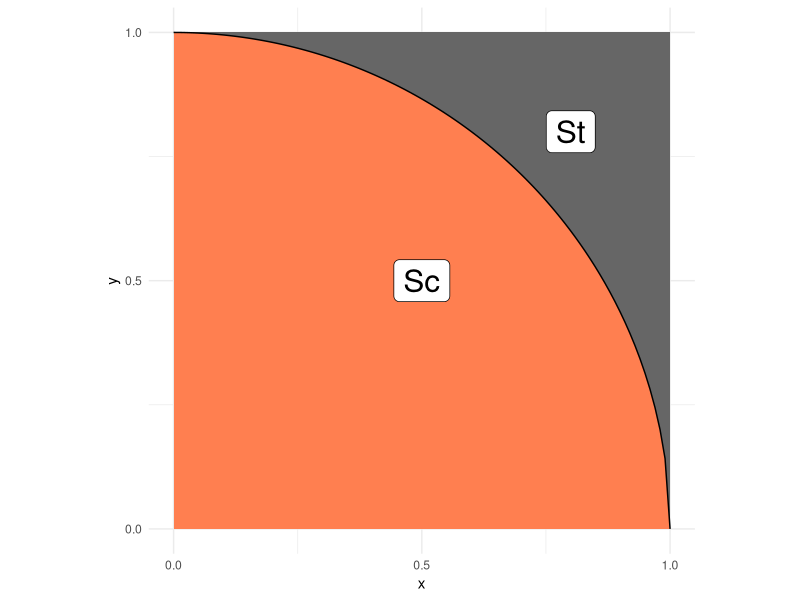
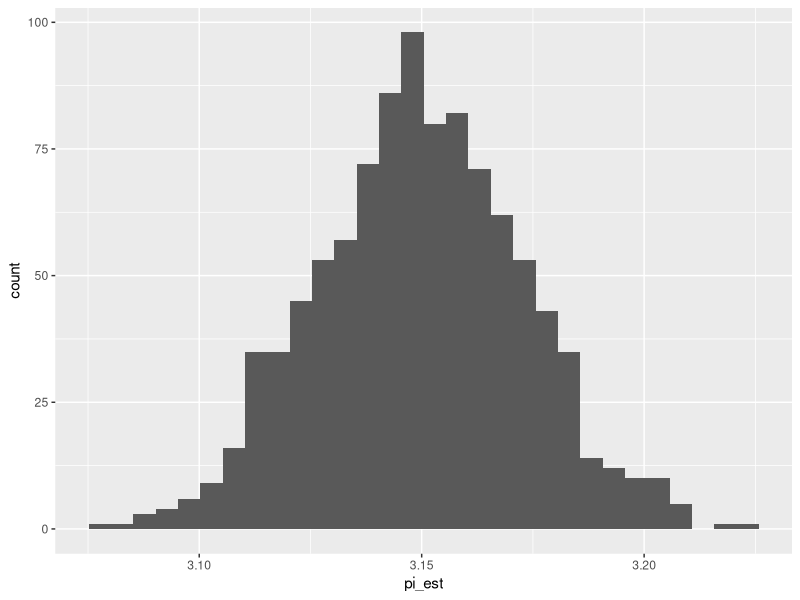

The R script that drew these images, in order:
## ---- chunk 1
library(tidyverse)
library(rsample)
## ---- chunk 2
## NOTE: No need to edit; this visual helps explain the pi estimation scheme
tibble(x = seq(0, 1, length.out = 100)) %>%
  mutate(y = sqrt(1 - x^2)) %>%

  ggplot(aes(x, y)) +
  annotate(
    "rect",
    xmin = 0, ymin = 0, xmax = 1, ymax = 1,
    fill = "grey40",
    size = 1
  ) +
  geom_ribbon(aes(ymin = 0, ymax = y), fill = "coral") +
  geom_line() +
  annotate(
    "label",
    x = 0.5, y = 0.5, label = "Sc",
    size = 8
  ) +
  annotate(
    "label",
    x = 0.8, y = 0.8, label = "St",
    size = 8
  ) +
  scale_x_continuous(breaks = c(0, 1/2, 1)) +
  scale_y_continuous(breaks = c(0, 1/2, 1)) +
  theme_minimal() +
  coord_fixed()
## ---- chunk 3
## TASK: Choose a sample size and generate samples
set.seed(42)
n <- 5000
x <- runif(n)
y <- runif(n)
df_q1 <- tibble(x, y)
## ---- chunk 4
## NOTE: Do not edit this code
# Correct sample size
assertthat::assert_that(
  dim(df_q1) %>% 
    .[[1]] == n,
  msg = "The sample size should be `n`"
)
# Correct column names
assertthat::assert_that(
  setequal(names(df_q1), c("x", "y")),
  msg = "df_q1 must include the columns `x` and `y`"
)
print("Good")
## ---- chunk 5
## TASK: Finish implementing this function
stat <- function(x, y) {
  # TODO: Finish implementing this function
  4 * (x^2 + y^2 <= 1)
}
stat(0, 0)
stat(1, 1)
stat(0.5, 0.5)
## ---- chunk 6
## TASK: Finish writing these assert statements

# Check the value for points *inside* the circle
assertthat::assert_that(
  tibble(x = 0, y = 0) %>% # Pick a point *inside* the circle
    mutate(stat = stat(x, y)) %>% 
    pull(stat) %>% 
    .[[1]] == 4,
  # ???, # Write the correct value of stat() here
  msg = "Incorrect value when a point is inside the circle"
)

# Check the value for points *outside* the circle
assertthat::assert_that(
  tibble(x = 1, y = 1) %>% # Pick a point *outside* the circle
    mutate(stat = stat(x, y)) %>% 
    pull(stat) %>% 
    .[[1]] == 0,
  # ???, # Write the correct value of stat() here
  msg = "Incorrect value when a point is outside the circle"
)
print("Your assertions passed, but make sure they're checking the right thing!")
## ---- chunk 7
## TASK: Estimate pi using your data from q1
df_q3 <- 
  df_q1 %>% 
  # TODO: Estimate pi as the column `pi_est`
  summarize(pi_est = mean(stat(x,y)))
df_q3
## ---- chunk 8
## NOTE: Do not edit this code
# Correct sample size
assertthat::assert_that(
  dim(df_q3) %>% 
    .[[1]] == 1,
  msg = "This result should have just one row"
)
# Correct column names
assertthat::assert_that(
  setequal(names(df_q3), c("pi_est")),
  msg = "df_q3 must include the column `pi_est`"
)
print("Good")
## ---- chunk 9
## TASK: Finish the code below
set.seed(42)
df_q4 <- 
  df_q1 %>% 
  bootstraps(., times = 1000) %>% 
  mutate(
    pi_est = map_dbl(
      splits,
      function(split_df) {
        analysis(split_df) %>% 
          # Estimate pi (pi_est) using the resampled data;
          # this should be *identical* to the
          # code you wrote for q3
          summarize(pi_est = mean(stat(x,y))) %>%
          pull(pi_est)
      }
    )
  )

## NOTE: Do not edit; use this to visualize your results
df_q4 %>% 
  ggplot(aes(pi_est)) +
  geom_histogram()
## ---- chunk 10
## TASK: Compute a bootstrap confidence interval at the 95% level (alpha = 0.05)
alpha <- 0.05
df_q5 <- 
  df_q4 %>% 
  summarize(
    # TODO: Compute pi_lo and pi_up
    pi_lo = quantile(pi_est, alpha / 2),
    pi_up = quantile(pi_est, 1 - alpha / 2),
  )

df_q5
## ---- chunk 11
  df_q1 %>%
  summarize(
    pi_est = mean(stat(x, y)),
    se = sd(stat(x,y)) / sqrt(n),
    pi_lo = pi_est - qnorm( 1 - (1 - 0.95) / 2 ) * se,
    pi_hi = pi_est + qnorm( 1 - (1 - 0.95) / 2 ) * se,
  )
